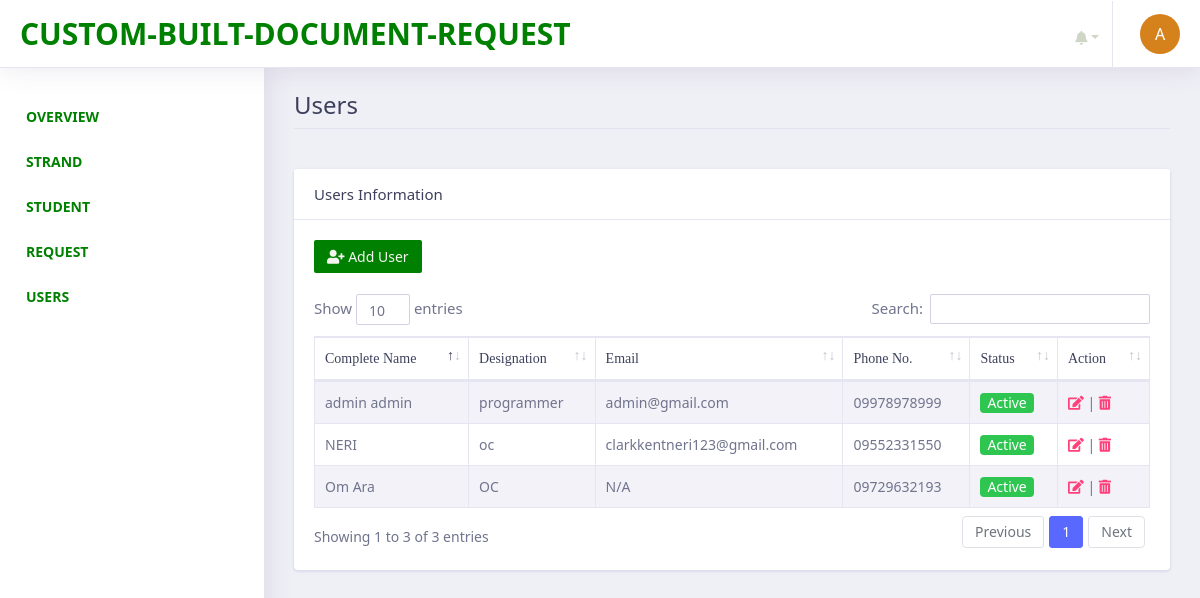
The app's page /admin/documents/users.php (signed in) with its own data.
### tables this page shows
CREATE TABLE `tbl_usermanagement` (
  `user_id` int(11) NOT NULL,
  `complete_name` varchar(255) NOT NULL,
  `desgination` varchar(255) NOT NULL,
  `email_address` varchar(255) NOT NULL,
  `phone_number` varchar(255) NOT NULL,
  `username` varchar(255) NOT NULL,
  `password` varchar(255) NOT NULL,
  `status` text NOT NULL,
  `role` varchar(255) NOT NULL
);

### admin/init/model/class_model.php (called while the page is built, shortened)
<?php
	class class_model{
		public $host = db_host;
		public $user = db_user;
		public $pass = db_pass;
		public $dbname = db_name;
		public $conn;
		private function connect(){
			$this->conn = new mysqli($this->host, $this->user, $this->pass, $this->dbname);
		}
	    public function fetchAll_user(){
            $sql = "SELECT * FROM  tbl_usermanagement";
				$stmt = $this->conn->prepare($sql);
				$stmt->execute();
				$result = $stmt->get_result();
		        $data = array();
		         while ($row = $result->fetch_assoc()) {
		                   $data[] = $row;
		            }
		         return $data;
		  }
	}
?>

### admin/documents/users.php (the view, shortened to what this page needs)
       <?php include('main_header/header.php');?>
         <?php include('left_sidebar/sidebar.php');?>
        <div class="dashboard-wrapper">
            <div class="container-fluid  dashboard-content">
                <div class="row">
                    <div class="col-xl-12 col-lg-12 col-md-12 col-sm-12 col-12">
                        <div class="page-header">
                             <h2 class="pageheader-title"> Users </h2>
                            <div class="page-breadcrumb">
                                <nav aria-label="breadcrumb">
                                    <ol class="breadcrumb">
                                    </ol>
                                </nav>
                            </div>
                        </div>
                    </div>
                </div>
                    <div class="row">
                        <div class="col-xl-12 col-lg-12 col-md-12 col-sm-12 col-12">
                            <div class="card">
                                <h5 class="card-header">Users Information</h5>
                                <div class="card-body">
                                    <div class="table-responsive">
                                        <a href="add-user.php" class="btn btn-sm" style="background-color:rgb(0, 128, 0) !important;
                                        color: rgb(243, 245, 238) !important;"><i class="fa fa-fw fa-user-plus"></i> Add User</a><br><br>
                                        <table class="table table-striped table-bordered first">
                                            <thead>
                                                <tr>
                                                    <th scope="col">Complete Name</th>
                                                    <th scope="col">Designation</th>
                                                    <th scope="col">Email</th>
                                                    <th scope="col">Phone No.</th>
                                                    <th scope="col">Status</th>
                                                    <th scope="col">Action</th>
                                                </tr>
                                            </thead>
                                            <tbody>
                                             <?php
                                                $conn = new class_model();
                                                $user = $conn->fetchAll_user();
                                               ?>
                                               <?php foreach ($user as $row) { ?>
                                                <tr>
                                                    <td><?= $row['complete_name']; ?></td>
                                                    <td><?= $row['desgination']; ?></td>
                                                    <td><?= $row['email_address']; ?></td>
                                                    <td><?= $row['phone_number']; ?></td>
                                                    <td>
                                                     <?php
                                                      if($row['status'] === 'Active'){
                                                         echo '<span class="badge bg-success text-white">Active</span>';
                                                         }else if($row['status'] === 'Inactive'){
                                                         echo '<span class="badge bg-danger text-white">Inactive</span>';
                                                       }
                                                      ?>
                                                    </td>
                                                    <td class="align-right">
                                                        <a href="edit-user.php?user=<?= $row['user_id']; ?>&full-name=<?php echo $row['complete_name']; ?>" class="text-secondary font-weight-bold text-xs" data-toggle="tooltip" data-original-title="Edit user">
                                                          <i class="fa fa-edit"></i>
                                                        </a> |
                                                        <a href="javascript:;" data-id="<?= $row['user_id']; ?>" class="text-secondary font-weight-bold text-xs delete" data-toggle="tooltip" data-original-title="Edit user">
                                                          <i class="fa fa-trash-alt"></i>
                                                        </a>
                                                      </td>
                                                </tr>
                                             <?php } ?>
                                            </tbody>
                                        </table>
                                    </div>
                                </div>
                            </div>
                        </div>
                    </div>
            </div>
        </div>
    </div>
</body>
</html>

### admin/documents/main_header/header.php (style rules this page uses)
body, h1, h2, h3, h4, h5, h6, p { font-family: 'system-ui', sans-serif; }

### records on screen
tbl_usermanagement: complete_name "admin admin", desgination "programmer", email_address "admin@gmail.com", phone_number "09978978999", status "Active"
tbl_usermanagement: complete_name "NERI", desgination "oc", email_address "clarkkentneri123@gmail.com", phone_number "09552331550", status "Active"
tbl_usermanagement: complete_name "Om Ara", desgination "OC", email_address "N/A", phone_number "09729632193", status "Active"
